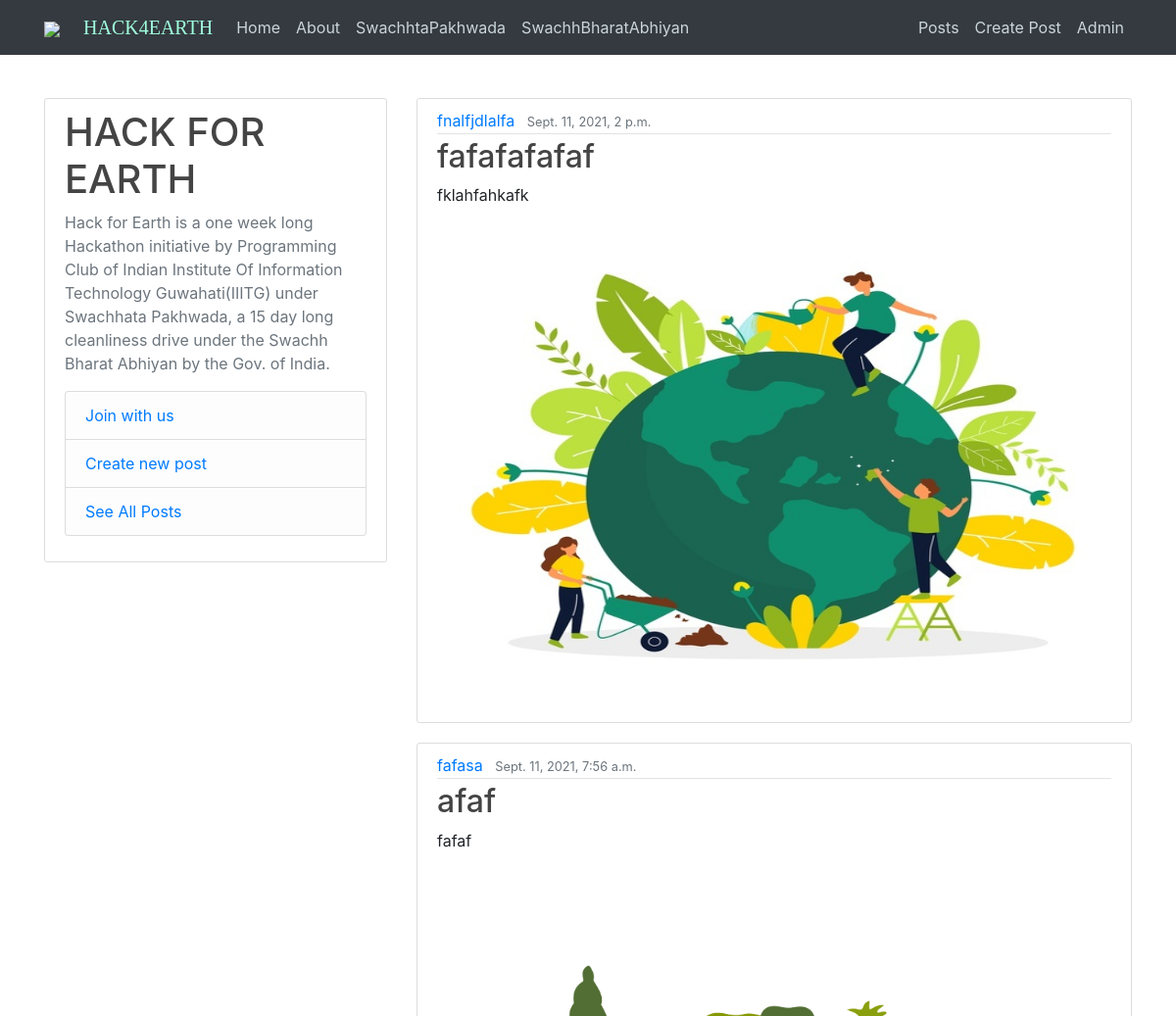
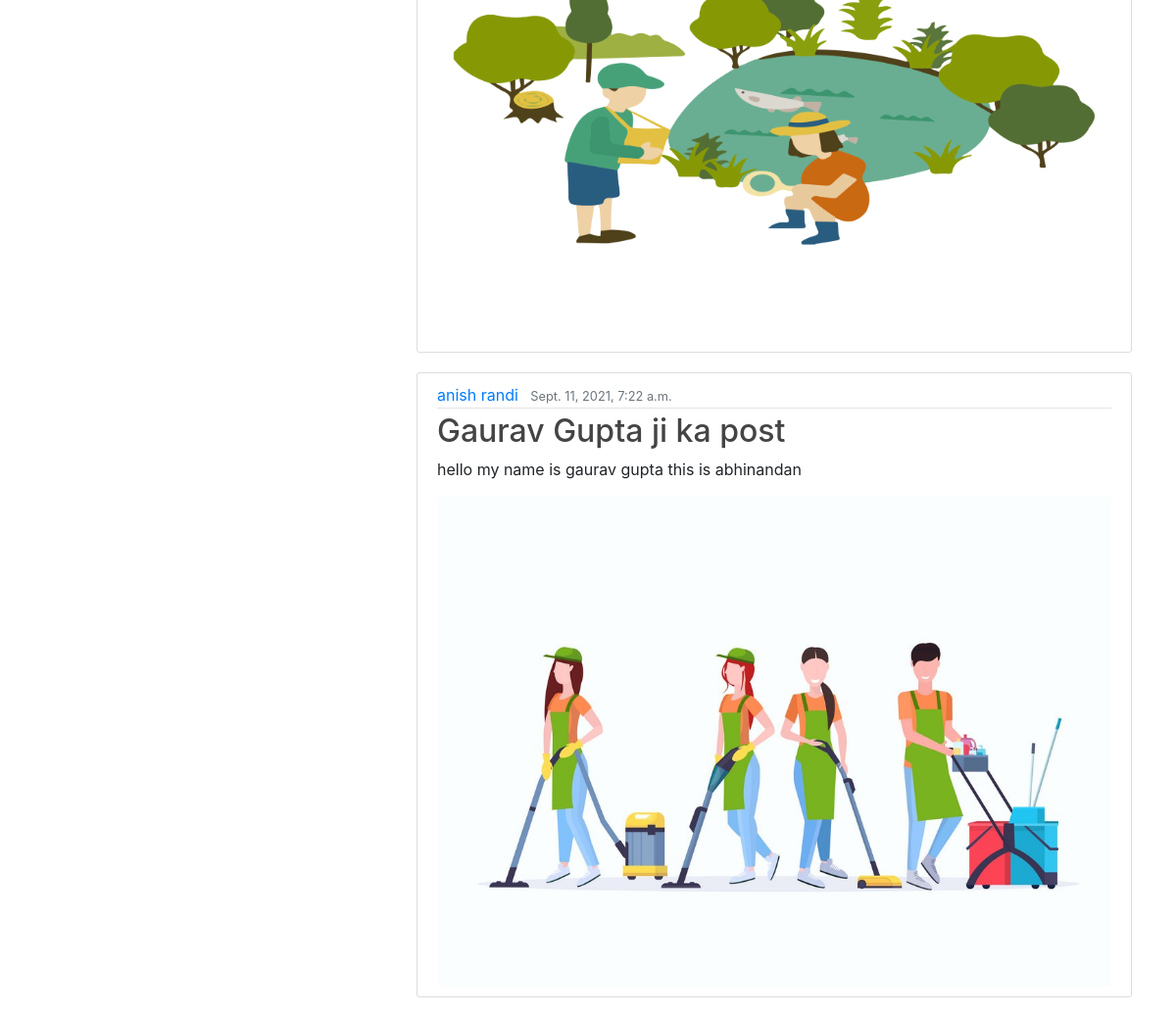
/posts/, run on the app's committed database (2 pictures, top to bottom).
### blog/models.py (models this page shows, shortened)
class Post(models.Model):
    title = models.CharField(max_length=100)
    content = models.TextField()
    image = models.ImageField(
        upload_to='post_images')
    date_posted = models.DateTimeField(default=timezone.now)
    author = models.CharField(max_length=100)

### blog/views.py (the view)
# urls.py: path('posts/', PostListView.as_view(), name='blog-post'),
class PostListView(ListView):
    model = Post
    template_name = 'blog/posts.html'
    context_object_name = 'posts'
    ordering = ['-date_posted']

### blog/templates/blog/posts.html
{% extends "blog/base.html" %}
{%block content %}
        {% for post in posts %}
            <article class="media content-section">
                <div class="media-body">
                    <div class="article-metadata">
                    <a class="mr-2" href="#">{{ post.author }}</a>
                    <small class="text-muted">{{ post.date_posted }}</small>
                    </div>
                    <h2><a class="article-title" href="{% url 'post-detail' post.id %}">{{ post.title }}</a></h2>
                    <p class="article-content">{{ post.content }}</p>
                    <img src="{{post.image.url | default_if_none:'#'}}" alt="loading image..." class = "img-responsive" width = "100%" height="500">
                </div>
            </article>
        {%endfor%}
{% endblock content %}

### blog/static/blog/main.css (style rules this page uses)
h1, h2, h3, h4, h5, h6 { color: #444444; }
.content-section { background: #ffffff; padding: 10px 20px; border: 1px solid #dddddd; border-radius: 3px; margin-bottom: 20px; }
.article-title { color: #444444; }
.article-content { white-space: pre-line; }
.article-metadata { padding-bottom: 1px; margin-bottom: 4px; border-bottom: 1px solid #e3e3e3; }

### data on the page
Post: author "fnalfjdlalfa", date_posted "Sept. 11, 2021, 2 p.m.", title "fafafafafaf", content "fklahfahkafk", image (picture)
Post: author "fafasa", date_posted "Sept. 11, 2021, 7:56 a.m.", title "afaf", content "fafaf", image (picture)
Post: author "anish randi", date_posted "Sept. 11, 2021, 7:22 a.m.", title "Gaurav Gupta ji ka post", content "hello my name is gaurav gupta this is abhinandan", image (picture)
